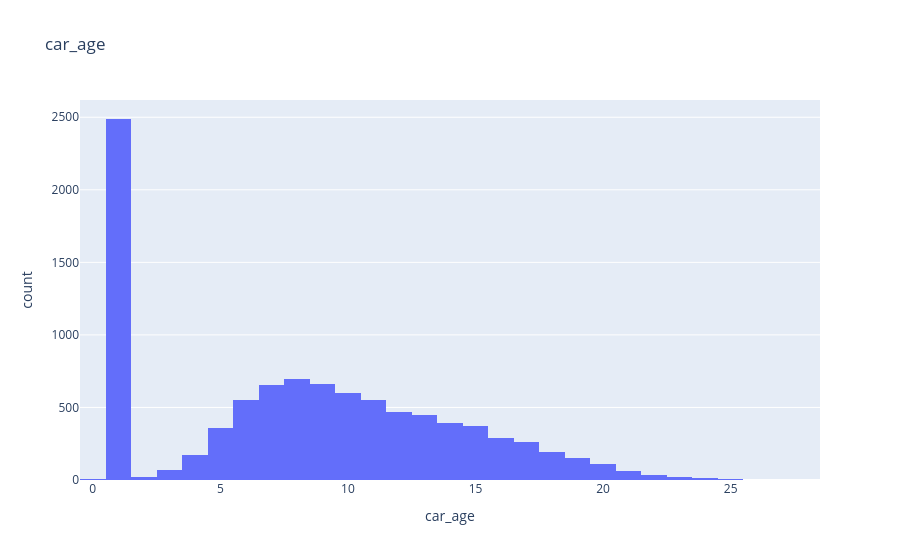

Notebook code for this chart:
### Code cell
px.histogram(data_frame= df, x= 'car_age', title= 'car_age').show()

### Figure 1 — Plotly figure (JSON) as saved in the notebook; plotly's stock layout.template omitted (floating-point values rounded to 4 significant figures; data arrays with more than 128 entries replaced by an {"elided": "..."} marker saying what was removed)
{"data": [{"alignmentgroup": "True", "bingroup": "x", "hovertemplate": "car_age=%{x}<br>count=%{y}<extra></extra>", "legendgroup": "", "marker": {"color": "#636efa", "pattern": {"shape": ""}}, "name": "", "offsetgroup": "", "orientation": "v", "showlegend": false, "type": "histogram", "x": {"elided": "10301 int values"}, "xaxis": "x", "yaxis": "y"}], "layout": {"barmode": "relative", "legend": {"tracegroupgap": 0}, "title": {"text": "car_age"}, "xaxis": {"anchor": "y", "domain": [0, 1], "title": {"text": "car_age"}}, "yaxis": {"anchor": "x", "domain": [0, 1], "title": {"text": "count"}}}}
